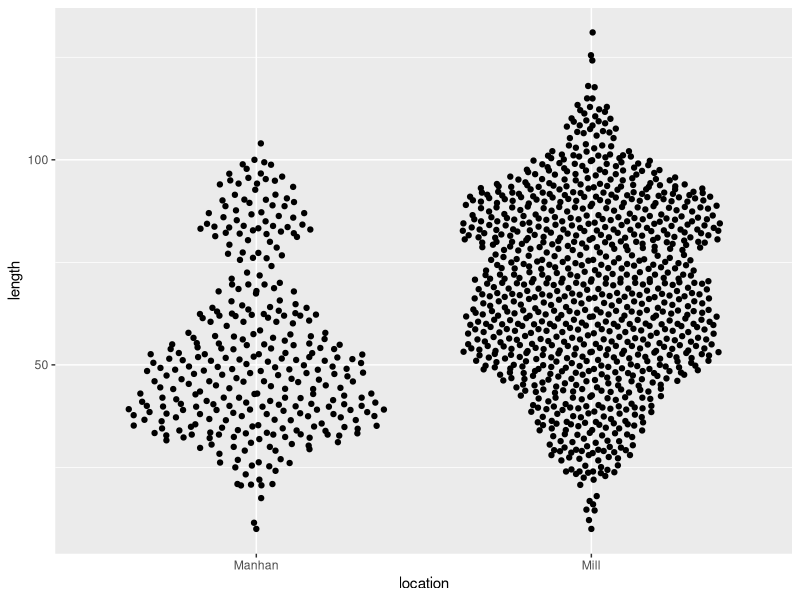

This figure's R source:
# load the necessary packages
library(ggplot2) # for graphing
library(ggbeeswarm) # for jittering the data

# import the data
mussels <- read.csv("data/mussels.csv")

# simple graph with jittered points
ggplot(                          # ggplot function makes the plot
  data=mussels,                  # give the name of the data to use here
  aes(x=location, y=length)) +   # aes = aesthetics, define x and y variables here
  geom_quasirandom()             # geom_quasirandom jitters the points to show the distribution